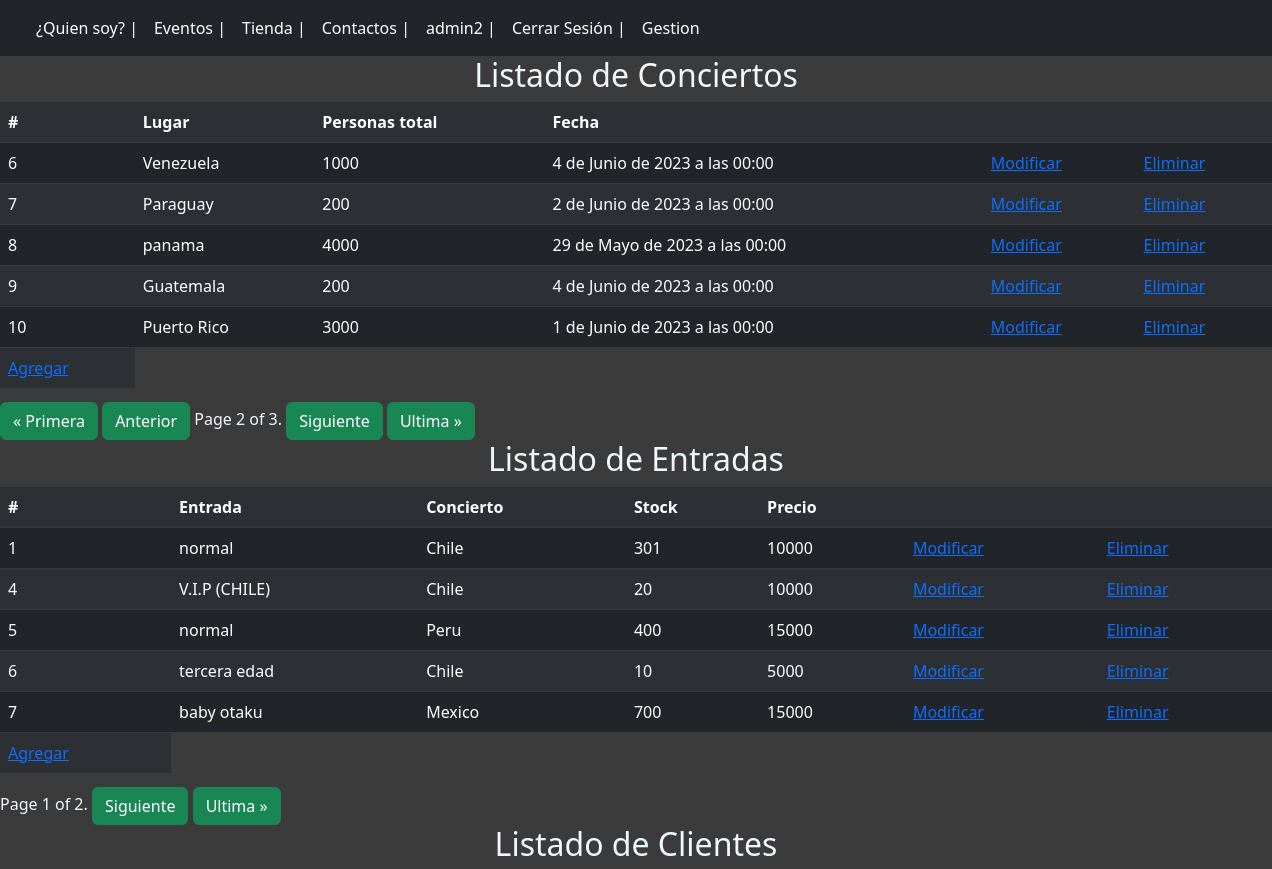
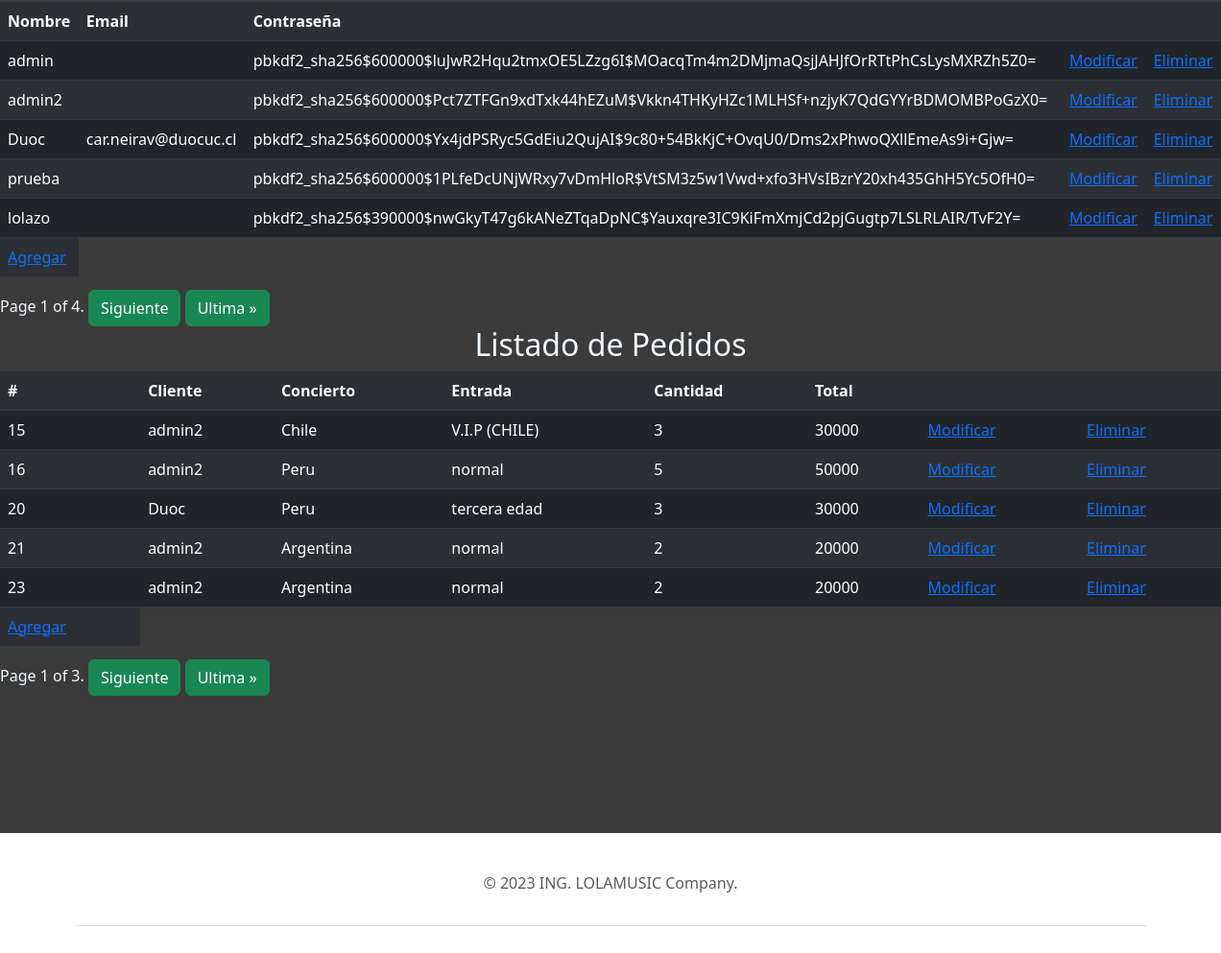
Page /Gestion/?page_c=2 (signed in) on the committed database (2 pictures, top to bottom).
### core/models.py (models this page shows, shortened)
class Concierto(models.Model):
    id = models.AutoField(primary_key=True)
    lugar = models.CharField(max_length=100,null=False)
    personas_total = models.IntegerField(null=False,validators=[MinValueValidator(0)])
    fecha = models.DateTimeField(null=False)
    def __str__(self):
        return self.lugar

class Entrada(models.Model):
    id = models.AutoField(primary_key=True)
    tipo_entrada = models.CharField(null=False,max_length=200)
    conciert = models.ForeignKey(Concierto,null=False, on_delete=CASCADE)
    stock = models.IntegerField(null=False,validators=[MinValueValidator(0)])
    precio = models.IntegerField(null=False,validators=[MinValueValidator(0)])
    def __str__(self):
        return self.tipo_entrada

class Pedido(models.Model):
    id = models.AutoField(primary_key=True)
    cliente = models.ForeignKey(User,null=False, on_delete=CASCADE)
    Concierto = models.ForeignKey(Concierto,null=False, on_delete=CASCADE)
    entrada = models.ForeignKey(Entrada,null=False, on_delete=CASCADE)
    cantidad = models.IntegerField(null=False,validators=[MinValueValidator(0)])
    objeto_p = Entrada.objects.first()
    precio = Entrada.objects.get(pk=objeto_p.pk).precio
    def total(self):
            resultado = self.precio * self.cantidad
            return resultado

### core/views.py (the view)
# urls.py: path('Gestion/', Gestion, name="Gestion"),
@permission_required('app.add_concierto')
def Gestion(request):
    concierto = Concierto.objects.all()
    Pag_Concierto = Paginator(concierto,5)
    pag_number_C = request.GET.get('page_c')
    concierto = Pag_Concierto.get_page(pag_number_C)
    entrada = Entrada.objects.all()
    Pag_Entrada = Paginator(entrada,5)
    pag_number_E = request.GET.get('page_e')
    entrada = Pag_Entrada.get_page(pag_number_E)
    cliente = User.objects.all()
    Pag_cliente = Paginator(cliente,5)
    pag_number_Cli = request.GET.get('page_cli')
    cliente = Pag_cliente.get_page(pag_number_Cli)
    pedido = Pedido.objects.all()
    Pag_pedido = Paginator(pedido,5)
    pag_number_p = request.GET.get('page_p')
    pedido = Pag_pedido.get_page(pag_number_p)
    data = {
            'Concierto':concierto,
            'Entrada':entrada,
            'Cliente':cliente,
            'Pedido':pedido
    }
    return render(request, 'core/Gestion.html',data)

### core/templates/core/Gestion.html (shortened to what this page needs)
{% extends 'core/base.html' %}
    {% load static %}
    {% block css %}
    <link rel="stylesheet" href="{% static 'core/'%}css/estilo.css">
    <link href="https://cdn.jsdelivr.net/npm/bootstrap@5.3.0-alpha2/dist/css/bootstrap.min.css" rel="stylesheet">
    {% endblock %}
    {% block javaScri %}
      <link rel="stylesheet" href="{% static 'core/'%}js/scrpit.js">
      <link href="https://cdn.jsdelivr.net/npm/bootstrap@5.3.0-alpha2/dist/css/bootstrap.min.css" rel="stylesheet">
    {% endblock %}
{% block body %}
    <center>
        <h2  style="color:aliceblue">Listado de Conciertos</h2>
        <div style="height: 300px;">
            <table class="table table-dark table-striped">
                <tr>
                    <th scope="col">#</th>
                    <th scope="col">Lugar</th>
                    <th scope="col">Personas total</th>
                    <th scope="col">Fecha</th>
                    <th scope="col"></th>
                    <th scope="col"></th>
                </tr>
                {% for i in Concierto %}
                <tr>
                    <td> {{i.id}} </td>
                    <td> {{i.lugar}} </td>
                    <td> {{i.personas_total}} </td>
                    <td> {{i.fecha}} </td>
                    <td><a href="{% url 'ModificarConcierto' i.id %}">Modificar</a></td>
                    <td><a href="{% url 'EliminarC' i.id %}">Eliminar</a></td>
                </tr>
                {% endfor %}
                <tr>
                    <td><a href="{% url 'CrearConcierto' %}">Agregar</a></td>
                </tr>
            </table>
        </div>
            <div class="pagination">
                    <span class="step-links ">
                        {% if Concierto.has_previous %}
                            <a type="button" class="btn btn-success"  href="?page_c=1">&laquo; Primera </a>
                            <a type="button" class="btn btn-success" href="?page_c={{ Concierto.previous_page_number }}">Anterior</a>
                        {% endif %}
                        <span class="current" style="color:aliceblue">
                            Page {{ Concierto.number }} of {{ Concierto.paginator.num_pages }}.
                        </span>
                        {% if Concierto.has_next %}
                            <a type="button" class="btn btn-success" href="?page_c={{ Concierto.next_page_number }}">Siguiente</a>
                            <a type="button" class="btn btn-success" href="?page_c={{ Concierto.paginator.num_pages }}">Ultima &raquo;</a>
                        {% endif %}
                    </span>
            </div>
        <h2 id="concierto_table" style="color:aliceblue">Listado de Entradas</h2>
        <div style="height: 300px;">
            <table class="table table-dark table-striped">
                <tr>
                    <th scope="col">#</th>
                    <th scope="col">Entrada</th>
                    <th scope="col">Concierto</th>
                    <th scope="col">Stock</th>
                    <th scope="col">Precio</th>
                    <th scope="col"></th>
                    <th scope="col"></th>
                </tr>
                {% for i in Entrada %}
                <tr>
                    <td> {{i.id}} </td>
                    <td> {{i.tipo_entrada}} </td>
                    <td> {{i.conciert}} </td>
                    <td> {{i.stock}} </td>
                    <td> {{i.precio}} </td>
                    <td><a href="{% url 'ModificarEntrada' i.id %}">Modificar</a></td>
                    <td><a href="{% url 'EliminarE' i.id %}">Eliminar</a></td>
                </tr>
                {% endfor %}
                <tr>
                    <td><a href="{% url 'CrearEntrada' %}">Agregar</a></td>
                </tr>
            </table>
        </div>
            <div class="pagination">
                <span class="step-links ">
                    <span class="current" style="color:aliceblue">
                        Page {{ Entrada.number }} of {{ Entrada.paginator.num_pages }}.
                    </span>
                    {% if Entrada.has_next %}
                        <a type="button" class="btn btn-success" href="?page_e={{ Entrada.next_page_number }}">Siguiente</a>
                        <a type="button" class="btn btn-success" href="?page_e={{ Entrada.paginator.num_pages }}">Ultima &raquo;</a>
                    {% endif %}
                </span>
            </div>
        <h2 style="color:aliceblue">Listado de Clientes</h2>
        <div style="height: 300px;">
            <table class="table table-dark table-striped">
                <tr>
                    <th scope="col">Nombre</th>
                    <th scope="col">Email</th>
                    <th scope="col">Contraseña</th>
                    <th scope="col"></th>
                    <th scope="col"></th>
                </tr>
                {% for i in Cliente %}
                <tr>
                    <td> {{i.username}} </td>
                    <td> {{i.email}} </td>
                    <td> {{i.password}} </td>
                    <td><a href="{% url 'ModificarCliente' i.username %}">Modificar</a></td>
                    <td><a href="{% url 'EliminarCli' i.username %}">Eliminar</a></td>
                </tr>
                {% endfor %}
                <tr>
                    <td><a href="{% url 'CrearCliente' %}">Agregar</a></td>
                </tr>
            </table>
        </div>
        <div class="pagination">
            <span class="step-links ">
                <span class="current" style="color:aliceblue">
                    Page {{ Cliente.number }} of {{ Cliente.paginator.num_pages }}.
                </span>
                {% if Cliente.has_next %}
                    <a type="button" class="btn btn-success" href="?page_cli={{ Cliente.next_page_number }}">Siguiente</a>
                    <a type="button" class="btn btn-success" href="?page_cli={{ Cliente.paginator.num_pages }}">Ultima &raquo;</a>
                {% endif %}
            </span>
        </div>
        <h2 style="color:aliceblue">Listado de Pedidos</h2>
        <div style="height: 300px;">
            <table class="table table-dark table-striped">
                <tr>
                    <th scope="col">#</th>
                    <th scope="col">Cliente</th>
                    <th scope="col">Concierto</th>
                    <th scope="col">Entrada</th>
                    <th scope="col">Cantidad</th>
                    <th scope="col">Total</th>
                    <th scope="col"></th>
                    <th scope="col"></th>
                </tr>
                {% for i in Pedido %}
                <tr>
                    <td> {{i.id}} </td>
                    <td> {{i.cliente}} </td>
                    <td> {{i.Concierto}} </td>
                    <td> {{i.entrada}} </td>
                    <td> {{i.cantidad}} </td>
                    <td> {{i.total}} </td>
                    <td><a href="{% url 'ModificarPedido' i.id %}">Modificar</a></td>
                    <td><a href="{% url 'EliminarP' i.id %}">Eliminar</a></td>
                </tr>
                {% endfor %}
                <tr>
                    <td><a href="{% url 'CrearPedido' %}">Agregar</a></td>
                </tr>
            </table>
        </div>
        <div class="pagination">
            <span class="step-links ">
                <span class="current" style="color:aliceblue">
                    Page {{ Pedido.number }} of {{ Pedido.paginator.num_pages }}.
                </span>
                {% if Pedido.has_next %}
                    <a type="button" class="btn btn-success" href="?page_p={{ Pedido.next_page_number }}">Siguiente</a>
                    <a type="button" class="btn btn-success" href="?page_p={{ Pedido.paginator.num_pages }}">Ultima &raquo;</a>
                {% endif %}
            </span>
        </div>
    </center>
{% endblock %}

### core/templates/core/base.html (shortened to what this page needs)
<!DOCTYPE html>
<html lang="en">
<head>
    {% load static %}
    {% block css %}
    {% endblock %}
    {% block javaScri %}
    {% endblock %}
    <link href="https://cdn.jsdelivr.net/npm/bootstrap@5.3.0-alpha2/dist/css/bootstrap.min.css" rel="stylesheet">
</head>
<div class="navegador">
    <nav class="navbar navbar-expand-lg bg-dark" data-bs-theme="dark">
        <div class="container-fluid" >
          <div class="collapse navbar-collapse" id="navbarSupportedContent">
            <ul class="navbar-nav me-auto mb-2 mb-lg-0">
              <li class="nav-item">
                <a class="nav-link active" aria-current="page" href="{% url 'info' %}">¿Quien soy?  |</a>
              </li>
              <li class="nav-item">
                <a class="nav-link active" aria-current="page" href="{% url 'eventos' %}">Eventos  |</a>
              </li>
              <li class="nav-item">
                <a class="nav-link active" aria-current="page" href="{% url 'tienda' %}">Tienda  |</a>
              </li>
              <li class="nav-item">
                <a class="nav-link active" aria-current="page" href="{% url 'contactos' %}">Contactos  |</a>
              </li>
              {% if user.is_authenticated %}
              <li class="nav-item">
                <a class="nav-link active" aria-current="page">{{ user.username}}  |</a>
              </li>
              <li class="nav-item">
                <a class="nav-link active" aria-current="page" href="{% url 'logout' %}">Cerrar Sesión  |</a>
              </li>
              {% else %}
              <li class="nav-item">
                <a class="nav-link active" aria-current="page" href="{% url 'login' %}">Login  |</a>
              </li>
              {% endif %}
              {% if perms.app.add_cliente %}
              <li class="nav-item">
                <a class="nav-link active" aria-current="page" href="{% url 'Gestion' %}">Gestion</a>
              </li>
              {% endif %}
            </ul>
          </div>
        </div>
      </nav>
</div>
<body>
    <div class="principal">
      {% block body %}
      {% endblock %}
    </div>
</body>
<div class="container">
  <footer class="py-3 my-4">
    <ul class="nav justify-content-center border-bottom pb-3 mb-3">
    <p class="text-center text-muted">&copy; 2023 ING. LOLAMUSIC Company.</p>
  </footer>
</html>

### core/static/core/css/estilo.css (style rules this page uses)
body { overflow-x:hidden; overflow-y: auto; background-color: rgb(59, 59, 59); }
.principal { background-color: rgb(59, 59, 59); width: 100vw; height: 1681px; }

### rows in the picture
Concierto: id "6", lugar "Venezuela", personas_total "1000", fecha "4 de Junio de 2023 a las 00:00"
Concierto: id "7", lugar "Paraguay", personas_total "200", fecha "2 de Junio de 2023 a las 00:00"
Concierto: id "8", lugar "panama", personas_total "4000", fecha "29 de Mayo de 2023 a las 00:00"
Concierto: id "9", lugar "Guatemala", personas_total "200", fecha "4 de Junio de 2023 a las 00:00"
Concierto: id "10", lugar "Puerto Rico", personas_total "3000", fecha "1 de Junio de 2023 a las 00:00"
Entrada: id "1", tipo_entrada "normal", conciert "Chile", stock "301", precio "10000"
Entrada: id "4", tipo_entrada "V.I.P (CHILE)", conciert "Chile", stock "20", precio "10000"
Entrada: id "5", tipo_entrada "normal", conciert "Peru", stock "400", precio "15000"
Entrada: id "6", tipo_entrada "tercera edad", conciert "Chile", stock "10", precio "5000"
Entrada: id "7", tipo_entrada "baby otaku", conciert "Mexico", stock "700", precio "15000"
Pedido: id "15", cliente "admin2", Concierto "Chile", entrada "V.I.P (CHILE)", cantidad "3", total "30000"
Pedido: id "16", cliente "admin2", Concierto "Peru", entrada "normal", cantidad "5", total "50000"
Pedido: id "20", cliente "Duoc", Concierto "Peru", entrada "tercera edad", cantidad "3", total "30000"
Pedido: id "21", cliente "admin2", Concierto "Argentina", entrada "normal", cantidad "2", total "20000"
Pedido: id "23", cliente "admin2", Concierto "Argentina", entrada "normal", cantidad "2", total "20000"

### other values in the picture
{{ user.username }} "admin2"
{{ Concierto.number }} "2"
{{ Concierto.paginator.num_pages }} "3"
{{ Entrada.number }} "1"
{{ Entrada.paginator.num_pages }} "2"
{{ i.username }} "admin"
{{ i.password }} "pbkdf2_sha256$600000$luJwR2Hqu2tmxOE5LZzg6I$MOacqTm4m2DMjmaQsjJAHJfOrRTtPhCsLysMXRZh5Z0="
{{ i.username }} "admin2"
{{ i.password }} "pbkdf2_sha256$600000$Pct7ZTFGn9xdTxk44hEZuM$Vkkn4THKyHZc1MLHSf+nzjyK7QdGYYrBDMOMBPoGzX0="
{{ i.username }} "Duoc"
{{ i.email }} "car.neirav@duocuc.cl"
{{ i.password }} "pbkdf2_sha256$600000$Yx4jdPSRyc5GdEiu2QujAI$9c80+54BkKjC+OvqU0/Dms2xPhwoQXllEmeAs9i+Gjw="
{{ i.username }} "prueba"
{{ i.password }} "pbkdf2_sha256$600000$1PLfeDcUNjWRxy7vDmHloR$VtSM3z5w1Vwd+xfo3HVsIBzrY20xh435GhH5Yc5OfH0="
{{ i.username }} "lolazo"
